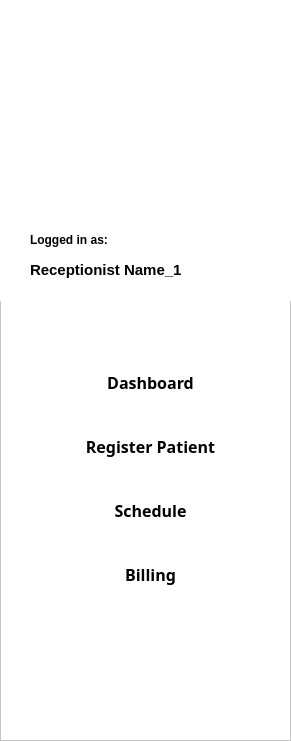
   <widget class="QFrame" name="sidebar">
    <property name="geometry">
     <rect>
      <x>0</x>
      <y>0</y>
      <width>291</width>
      <height>741</height>
     </rect>
    </property>
    <property name="styleSheet">
     <string notr="true">QWidget {
    background-color: white;
}</string>
    </property>
    <property name="frameShape">
     <enum>QFrame::Shape::StyledPanel</enum>
    </property>
    <property name="frameShadow">
     <enum>QFrame::Shadow::Raised</enum>
    </property>
    <widget class="QLabel" name="logoLabel">
     <property name="geometry">
      <rect>
       <x>-100</x>
       <y>-10</y>
       <width>491</width>
       <height>311</height>
      </rect>
     </property>
     <property name="styleSheet">
      <string notr="true">QWidget {
    background-color: white;
}</string>
     </property>
     <property name="text">
      <string/>
     </property>
     <property name="pixmap">
      <pixmap resource="resources.qrc">:/images/axonimage.png</pixmap>
     </property>
     <property name="scaledContents">
      <bool>true</bool>
     </property>
    </widget>
    <widget class="QLabel" name="welcomeDynamic">
     <property name="geometry">
      <rect>
       <x>30</x>
       <y>230</y>
       <width>101</width>
       <height>31</height>
      </rect>
     </property>
     <property name="font">
      <font>
       <family>Segoe UI Variable Display</family>
       <pointsize>12</pointsize>
      </font>
     </property>
     <property name="autoFillBackground">
      <bool>false</bool>
     </property>
     <property name="styleSheet">
      <string notr="true">QPushButton {
    font-weight: bold;
    color: black;
    background-color: white;
}</string>
     </property>
     <property name="text">
      <string/>
     </property>
    </widget>
    <widget class="QLabel" name="label_2">
     <property name="geometry">
      <rect>
       <x>30</x>
       <y>250</y>
       <width>211</width>
       <height>31</height>
      </rect>
     </property>
     <property name="font">
      <font>
       <family>Segoe UI Variable Display</family>
       <pointsize>12</pointsize>
       <bold>true</bold>
      </font>
     </property>
     <property name="autoFillBackground">
      <bool>false</bool>
     </property>
     <property name="styleSheet">
      <string notr="true">QPushButton {
    font-weight: bold;
    color: black;
    background-color: white;
}</string>
     </property>
     <property name="text">
      <string/>
     </property>
    </widget>
    <widget class="QWidget" name="layoutWidget">
     <property name="geometry">
      <rect>
       <x>60</x>
       <y>340</y>
       <width>181</width>
       <height>281</height>
      </rect>
     </property>
     <layout class="QVBoxLayout" name="verticalLayout">
      <item>
       <widget class="QPushButton" name="btnDashboard">
        <property name="font">
         <font>
          <family>Segoe UI Variable Display</family>
          <pointsize>12</pointsize>
          <bold>true</bold>
         </font>
        </property>
        <property name="autoFillBackground">
         <bool>false</bool>
        </property>
        <property name="styleSheet">
         <string notr="true">QPushButton {
    font-weight: bold;
    color: black;
    background-color: white;
}</string>
        </property>
        <property name="text">
         <string>Dashboard</string>
        </property>
        <property name="autoDefault">
         <bool>false</bool>
        </property>
        <property name="default">
         <bool>false</bool>
        </property>
        <property name="flat">
         <bool>true</bool>
        </property>
       </widget>
      </item>
      <item>
       <widget class="QPushButton" name="btnRegisterPatient">
        <property name="font">
         <font>
          <family>Segoe UI Variable Display</family>
          <pointsize>12</pointsize>
          <bold>true</bold>
         </font>
        </property>
        <property name="autoFillBackground">
         <bool>false</bool>
        </property>
        <property name="styleSheet">
         <string notr="true">QPushButton {
    font-weight: bold;
    color: black;
    background-color: white;
}</string>
        </property>
        <property name="text">
         <string>Register Patient</string>
        </property>
        <property name="flat">
         <bool>true</bool>
        </property>
       </widget>
      </item>
      <item>
       <widget class="QPushButton" name="btnSchedule">
        <property name="font">
         <font>
          <family>Segoe UI Variable Display</family>
          <pointsize>12</pointsize>
          <bold>true</bold>
         </font>
        </property>
        <property name="autoFillBackground">
         <bool>false</bool>
        </property>
        <property name="styleSheet">
         <string notr="true">QPushButton {
    font-weight: bold;
    color: black;
    background-color: white;
}</string>
        </property>
        <property name="text">
         <string>Schedule</string>
        </property>
        <property name="flat">
         <bool>true</bool>
        </property>
       </widget>
      </item>
      <item>
       <widget class="QPushButton" name="btnBilling">
        <property name="font">
         <font>
          <family>Segoe UI Variable Display</family>
          <pointsize>12</pointsize>
          <bold>true</bold>
         </font>
        </property>
        <property name="autoFillBackground">
         <bool>false</bool>
        </property>
        <property name="styleSheet">
         <string notr="true">QPushButton {
    font-weight: bold;
    color: black;
    background-color: white;
}</string>
        </property>
        <property name="text">
         <string>Billing</string>
        </property>
        <property name="flat">
         <bool>true</bool>
        </property>
       </widget>
      </item>
     </layout>
    </widget>
    <widget class="QLabel" name="loginas">
     <property name="geometry">
      <rect>
       <x>30</x>
       <y>230</y>
       <width>121</width>
       <height>20</height>
      </rect>
     </property>
     <property name="font">
      <font>
       <pointsize>9</pointsize>
       <bold>true</bold>
      </font>
     </property>
     <property name="styleSheet">
      <string notr="true">QLabel {
    font-weight: bold;
    color: black;
}</string>
     </property>
     <property name="text">
      <string>Logged in as:</string>
     </property>
    </widget>
    <widget class="QLabel" name="receptionistname">
     <property name="geometry">
      <rect>
       <x>30</x>
       <y>260</y>
       <width>201</width>
       <height>20</height>
      </rect>
     </property>
     <property name="font">
      <font>
       <pointsize>11</pointsize>
       <bold>true</bold>
      </font>
     </property>
     <property name="styleSheet">
      <string notr="true">QLabel {
    font-weight: bold;
    color: black;
}</string>
     </property>
     <property name="text">
      <string>Receptionist Name_1</string>
     </property>
    </widget>
   </widget>
